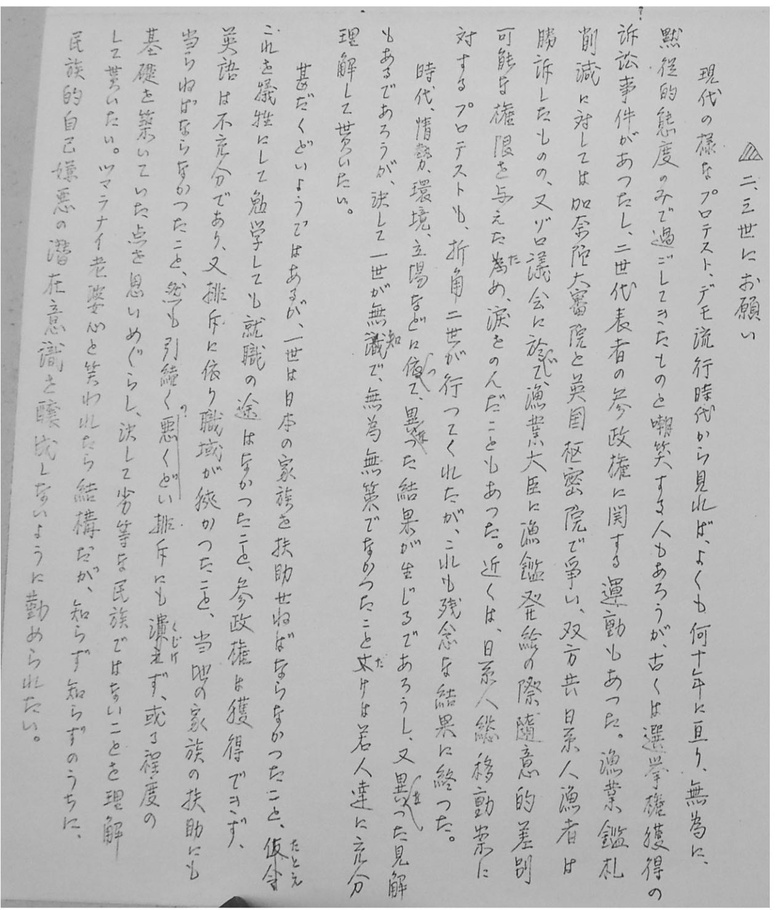
#> input picture OCR/newleaflet.jpg, 776 x 910 px, shrunk from 1260 x 1478 before the run
$ jupyter execute --allow-errors seg.ipynb
#> lines starting #> are read from the running program, lines starting #| are printed output that depends on the picture
[cell 1]
import pytesseract
from pytesseract import Output

import cv2
pytesseract.pytesseract.tesseract_cmd = r'C:\Program Files\Tesseract-OCR\tesseract.exe'
image = cv2.imread('newleaflet.jpg')
#> image is the input picture: shape (910, 776, 3); min 22, max 255, mean 186.7
#> (the rest of this cell did not finish here and is left out)

[cell 2]
import cv2
import numpy as np

# 读取灰度图像
image_path = 'newleaflet.jpg'
image = cv2.imread(image_path, cv2.IMREAD_GRAYSCALE)
#> image: shape (910, 776); min 22, max 255, mean 186.7

# 应用中值滤波来减少噪点
denoised_image = cv2.medianBlur(image, 3)

# 使用自适应阈值进行二值化
binary_image = cv2.adaptiveThreshold(denoised_image, 255, cv2.ADAPTIVE_THRESH_GAUSSIAN_C,
                                     cv2.THRESH_BINARY, 11, 2)
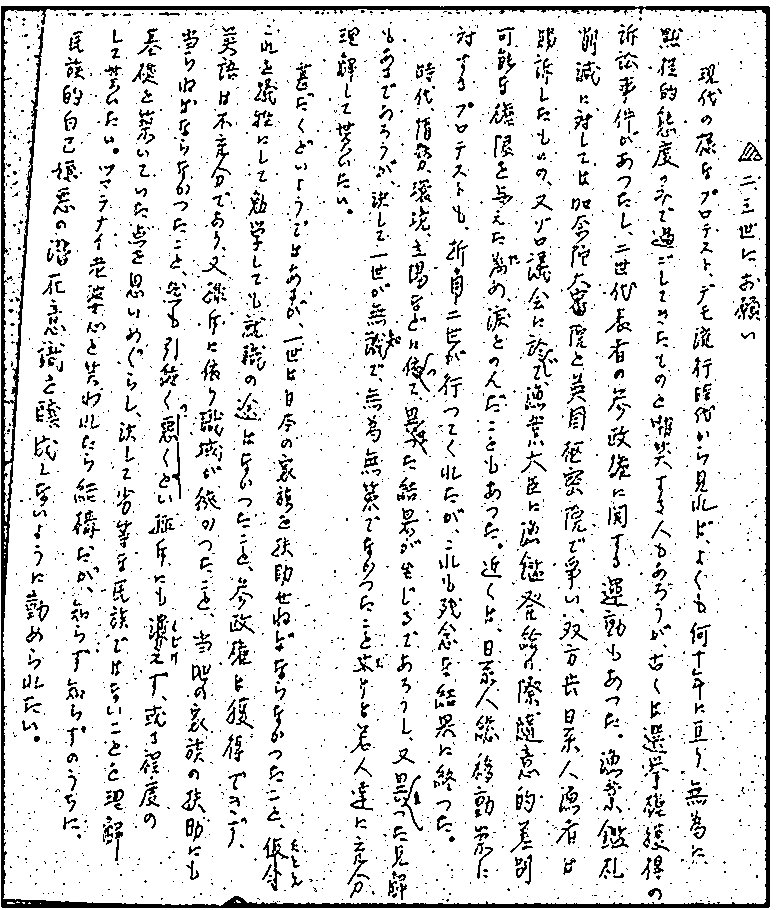
#> binary_image: shape (910, 776); 88.6% white; black in thin lines or dots

# 形态学操作：腐蚀和膨胀，减少噪音
kernel = np.ones((2, 2), np.uint8)
morph_image = cv2.morphologyEx(binary_image, cv2.MORPH_CLOSE, kernel)
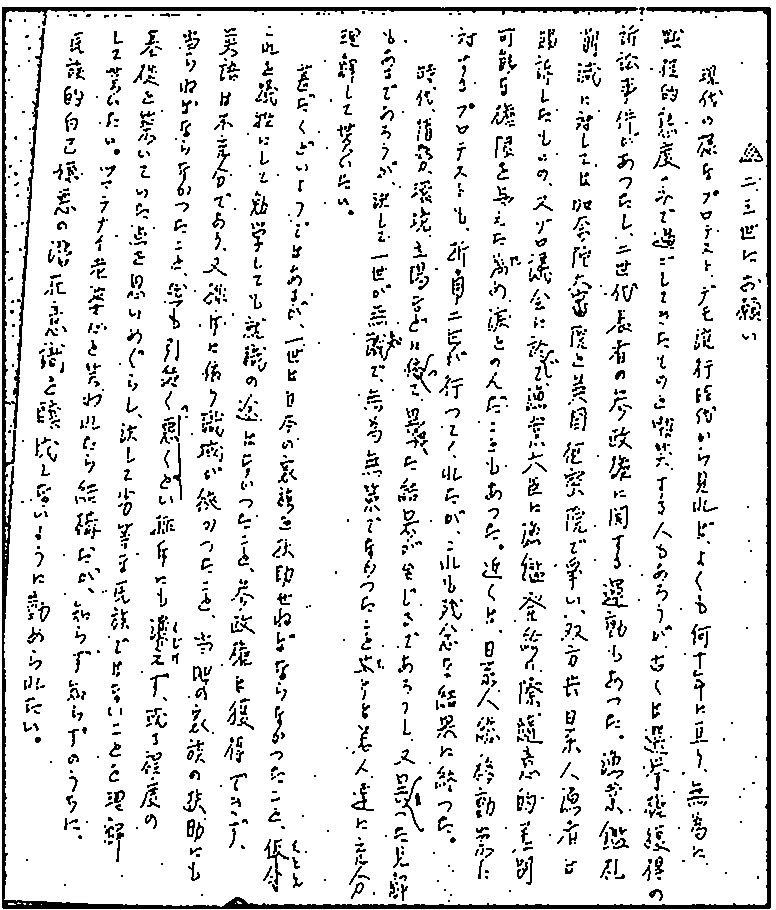
#> morph_image: shape (910, 776); 89.7% white; black in thin lines or dots

# 保存处理后的图像
cv2.imwrite('newleaflet_pre.jpg', morph_image)

# 显示处理后的图像
cv2.imshow('newleaflet_pre', morph_image)
cv2.waitKey(0)
cv2.destroyAllWindows()
